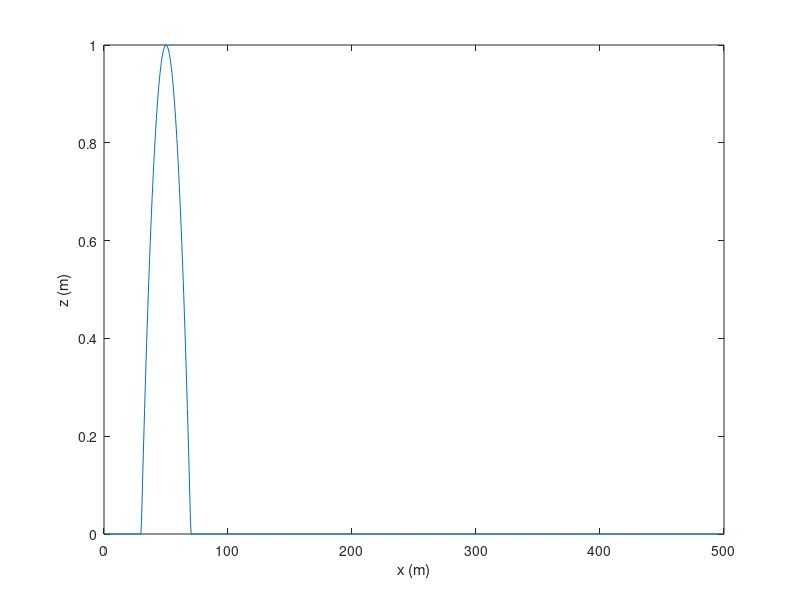

The MATLAB script that drew this image: (Note: this script raises an error after producing the figure.)
%%%%%%%%%%%%%%%%%%%%%%%%%%%%%%%%%%%%%%%%%%%%%%%%%%%%%%%%%%%%%%%%%%%%%%%%%%%%%%%%
%                       |              |                                       %
% File:	savage_hutter.m |		           | Amaury Bélières--Frendo (ENSTA Paris) %
%_______________________|              |           Dieter Issler (NGI)         %
%                                      |_______________________________________%
%                                                                              %
% Inspired from the 2d code 'savage_hutter.m', by Chris G. Johnson, Univ. of   %
% Manchester                                                                   %
%------------------------------------------------------------------------------%
% Solver for the Savage--Hutter model based on the method proposed by Kurganov %
% & Petrova (2007), Comm. Math. Sci. 5(1), pp 133-160 (2007).                  %
%------------------------------------------------------------------------------%
% Equations are in conservative form,                                          %
%     d/dt (uv) + d/dx (F(uv)) = S(uv),                                        %
% where uv is the two-component vector [h, hu], F is the flux function,        %
% and S is the source function.                                                %
%                                                                              %
% Writing out these functions explicitly:                                      %
%     d/dt (h) + d/dx (hu) = 0                                                 %
%     d/dt (hu) +  d/dx (hu²) + d/dx (g cos(theta) h²/2)                       %
%         = g h sin(theta) - (u/|u|) mu g h                                    %
%                                                                              %
% Numerics are based on Kurganov & Petrova Commun. Math. Sci. Vol 5 No 1,      %
% pp 133—160 (2007), and equation numbers are from this paper.                 %
%                                                                              %
% However, neither the 'positivity preserving' part of the K&P (2007)          %
% algorithm, nor the non-flat topography, are implemented.                     %
% What is implemented below is therefore not really K&P (2007) but rather      %
% Kurganov et al., SIAM J Sci Comput Vol 23 No 3 pp 707—740 (2001), which      %
% K&P (2007) is based on                                                       %
%                                                                              %
% All dimensional, in SI units.                                                %
%%%%%%%%%%%%%%%%%%%%%%%%%%%%%%%%%%%%%%%%%%%%%%%%%%%%%%%%%%%%%%%%%%%%%%%%%%%%%%%%
%

function savageHutter

  global x  x_cell_edges g = 9.81;
  % g = 9.81;				% gravity
	theta = 30.0;			% slope angle, in degrees
  mu = tand(25.0);		% granular friction coefficient (constant Coulomb)

	costheta = cosd(theta);
	sintheta = sind(theta);

  npoints = 1000;			% # gridpoints

  CFLnumber = 0.2;		% Courant—Friedrichs—Lewy number; sets timestep.
          						% Useful range 0.1—0.25.


  % Set up grid in x, from x=0 to x=500 m.
  x_cell_edges = linspace(0, 500, npoints+1)';
  dx = x_cell_edges(2) - x_cell_edges(1);
  x = (x_cell_edges(1:(end-1)) + x_cell_edges(2:end))*0.5;

  % Set initial conditions. u(i,1) stores "h" at grid point i; u(i,2) stores
  % "h*u" at grid point i.
  u = ics(x);

  % Start a plot...
  hold off
  plot(x, u(:,1));
  xlabel('x (m)');
  ylabel('z (m)');
  hold on
  drawnow

  t = 0.0;
  for i = 1:20 % plotting steps

    disp(["t = " num2str(t) " s"]);

    % Plot solution every 5 seconds
    t_target = 5.0*i;

    % Integrate up until this time target
      while (t < t_target)
        [u,dt] = rk2timestep(u, CFLnumber, t_target-t);
        t = t+dt;
      end

     plot(x,u(:,1));
     drawnow

  end

%===============================================================================
%                           END MAIN FUNCTION
%===============================================================================

%===============================================================================
%               HEUN'S METHOD TIMESTEPPER, ALSO KNOWN AS RK2
%===============================================================================
  function [uvout, dt] = rk2timestep(uv, cfl, maxdt)
    [td, maxa] = timederivs(uv);
		% Work out the timestep we should use, from the CFL condition and the
		% max. timestep given
		dt = min(cfl*dx./maxa, maxdt);
    uv2 = uv + dt.*td;
    [td2, ~] = timederivs(uv2);
    uvout = uv + dt*(td+td2)*0.5;
    %disp(["    dt = " num2str(dt) " s,  vmax = " num2str(maxa)]);
  end

%===============================================================================
%                     TIME DERIVATIVE FROM EQUATION (2.2)
%===============================================================================
  function [td, maxa] = timederivs(uv)
    global x;
    suv = size(uv);
    suvhalf = suv;
    suvhalf(1) = suvhalf(1) + 1;
    limderivs = zeros(suv);
    uplus = zeros(suvhalf);
    uminus = zeros(suvhalf);
    
%-Eq. (2.12)--------------------------------------------------------------------
    mmtheta = 2;
    limderivs(2:(end-1),:) ...
        = minmod(mmtheta*(uv(3:end,:) - uv(2:(end-1),:))/dx,
                (uv(3:end,:)-uv(1:(end-2),:)) / (2*dx),
                mmtheta*(uv(2:(end-1),:) - uv(1:(end-2),:)) / dx);
    limderivs(1,:) = (uv(2,:) - uv(1,:)) / dx;
    limderivs(end,:) = (uv(end,:) - uv((end-1),:)) / dx;

    uplus(1:(end-1),:) = uv - limderivs*dx*0.5;		% Eq. (2.5)
    uminus(2:end,:)    = uv + limderivs*dx*0.5;		% Eq. (2.5)

    uminus(1,:)  = uplus(1,:);
    uplus(end,:) = uminus(end,:);
    
%-Eqs. (2.22) and (2.23)--------------------------------------------------------
    aplus =  max(wavespeedmax(uplus), max(wavespeedmax(uminus), 0.0));
    aminus = min(wavespeedmin(uplus), min(wavespeedmin(uminus), 0.0));

%-Eq. (2.11)--------------------------------------------------------------------
    H = ((aplus.*fluxes(uminus) - aminus.*fluxes(uplus))
         + (aplus.*aminus).*(uplus-uminus)) ./ (aplus - aminus);

%-Eq. (2.2)---------------------------------------------------------------------
    td = -diff(H)./dx + sources(uv,x);

%-Return maximum absolute wave speed for variable timestep length calculation---
  	maxa = max(max(abs(aplus), abs(aminus)));

  end

%===============================================================================
%                       MINIMOD FUNCTION EQ. (2.13)
%===============================================================================
    function mm = minmod(a,b,c)

        mm = zeros(size(a));
        sv = (sign(a) + sign(b) + sign(c)) / 3;
        mins = min(a, min(b,c));
        mm(sv==1) = mins(sv==1);
        maxes = max(a, max(b,c));
        mm(sv==-1) = maxes(sv==-1);

    end


%===============================================================================
%                           INITIAL CONDITIONS
%===============================================================================
  function ic = ics(xv)
    ic = zeros([numel(xv),2]);
    ic(:,1) = max(1.0 - ((xv-50.0)/20.0).^2, 0.00001);
    ic(:,2) = 0.0;					% h*u = 0 => u = 0 for all r
  end


%===============================================================================
%                             FLUX FUNCTION F
%===============================================================================
  function flux = fluxes(uv)
    global g;
    % uv = (h, hu)
    flux = [uv(:,2) ...
            uv(:,2).^2 ./ uv(:,1) + 0.5*g*costheta*uv(:,1).^2];
  end


%===============================================================================
%                               SOURCE TERM S
%===============================================================================
  function source = sources(uv, xv)
      global g;
      % A smooth 'sign' function u/|u| --- gives granular friction a smooth
      % 'viscous' regime at very low speeds to avoid numerical issues.
      % There are better but more complex ways of doing this...
      sgnu = tanh(1000.0*uv(:,2)./uv(:,1));
      source = [0*uv(:,1) ...
                g.*sintheta.*uv(:,1) - sgnu.*mu.*g.*uv(:,1).*costheta];
  end


%===============================================================================
% WAVESPEEDS, USING MAX(H,0) TO AVOID ANY ISSUES WITH SQUARE ROOT OF NEGATIVE H.
%                   IMPLEMENTS EQS. (2.22) AND (2.23)
%===============================================================================

%-wavespeedmax------------------------------------------------------------------
  function ws = wavespeedmax(uv)
    global g;
    ws = uv(:,2)./uv(:,1) + sqrt(g*costheta*max(uv(:,1),0));
  end

%-wavespeedmin------------------------------------------------------------------
  function ws = wavespeedmin(uv)
    global g;
    ws = uv(:,2)./uv(:,1) - sqrt(g*costheta*max(uv(:,1),0));
  end

end
